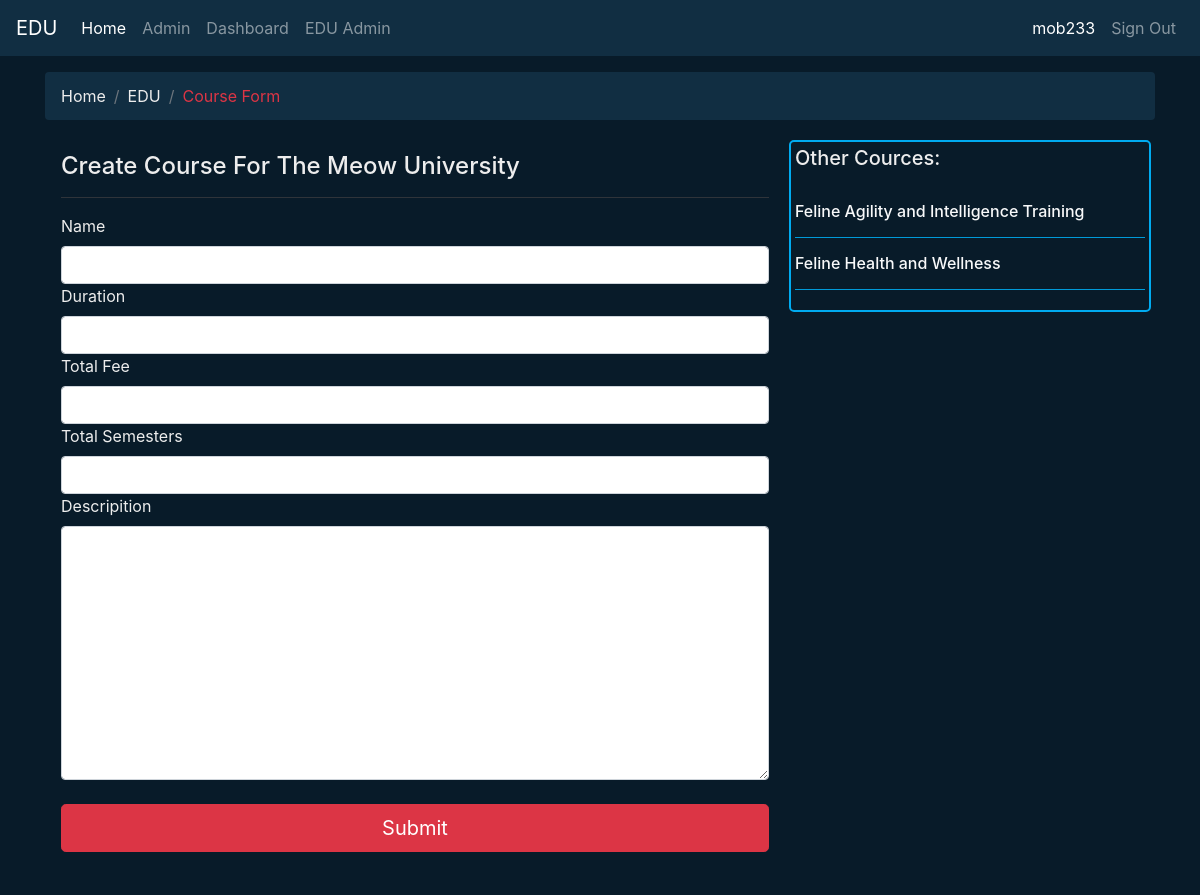
The page /edu/course/The_Meow_University6b5c9/ (signed in) on the database its author committed.
### edu/models.py (models this page shows, shortened)
class xEduInstitution(models.Model):
    OwnerOfX = models.OneToOneField(User, on_delete=models.CASCADE)
    name = models.CharField(max_length=150)
    typeOfInstitution = models.ForeignKey(InstitutionType, on_delete=models.CASCADE)
    uuid = models.UUIDField(default=uuid.uuid4,editable=False)
    email = models.EmailField()
    country = CountryField()
    phone = models.CharField(max_length=20)
    address = models.CharField(max_length=255)
    picture = models.ImageField(upload_to=upload_path, blank=True)
    registration_date = models.DateField(default=timezone.now , editable=False)
    pk_key = models.CharField( unique=True, max_length=255)
    active = models.BooleanField(default=True)
    def __str__(self):
        return self.name

class InstCourse(models.Model):
    id = models.AutoField(primary_key=True)
    edu = models.ForeignKey(xEduInstitution, on_delete=models.CASCADE)
    name = models.CharField(max_length=150,null=False)
    duration = models.CharField(max_length=75,null=True,blank=True)
    descripition = models.TextField()
    totalfee = models.CharField(max_length=75,null=True,blank=True)
    totalSimsters = models.IntegerField(null=True,blank=True)
    smFull = models.BooleanField(default=False)
    '''def save(self, *args, **kwargs):
        if self.totalSimsters is not None:
            existing_semesters = Semester.objects.filter(course_id=self.id).count()
            if existing_semesters >= self.totalSimsters:
                self.smFull = True
        super().save(*args, **kwargs)'''

### edu/views.py (the view, shortened to what this page needs)
# urls.py: path('course/<str:pk_key>/',create_InstCourse.as_view(),name="createcourse"),
class create_InstCourse(View):
    template_name = 'edu/courseForm.html'
    def get(self, request,pk_key):
        edu = get_object_or_404(xEduInstitution,pk_key=pk_key)
        course_list = InstCourse.objects.filter(edu=edu)
        if  request.user == edu.OwnerOfX:
            form = InstCourseForm()
            return render(request, self.template_name ,{'edu':edu ,'course_list':course_list,'form':form})
        else:
            return redirect('eduD',pk_key)

### edu/forms.py
class InstCourseForm(forms.ModelForm):
    class Meta:
        model = InstCourse
        fields = ['name','duration','descripition','totalfee','totalSimsters']

### templates/edu/courseForm.html (shortened to what this page needs)
{% extends 'base.html' %}
{% block contx %}
<div class="container">
    <div class="row">
        <div class="col-12 p-0">
            <nav aria-label="breadcrumb ">
                <ol class="breadcrumb bg-snd  ">
                    <li class="breadcrumb-item "><a class="txt-clr" href="{% url 'home' %}">Home</a></li>
                    <li class="breadcrumb-item "><a class="txt-clr" href="{% url 'eduD' edu.pk_key %}" >EDU </a></li>
                    <li class="breadcrumb-item "><a class="text-danger disable">Course Form</a></li>
                </ol>
              </nav>
        </div>
        <div class="col-md-8 txt-clr p-0 bg-fst">
            <div class=" p-3">
                <h4>Create Course For {{edu.name}}</h4>
                <hr class="bg-dark">
                <form action="" method="POST" enctype="multipart/form-data">
                    <div class="row">
                        <div class="col-12">
                            <div class="fieldWrapper">
                                <label for="{{ form.name.id_for_label }}" class="form-label">Name</label><br>
                                <input type="text" class="form-control" id=" name "  name="name"  >
                            </div>
                        </div>
                        <div class="col-12">
                            <div class="fieldWrapper">
                                <label for="{{ form.duration.id_for_label }}" class="form-label">Duration</label><br>
                                <input type="text" class="form-control" id=" duration "  name="duration"  >
                            </div>
                        </div>
                        <div class="col-12">
                            <div class="fieldWrapper">
                                <label for="{{ form.totalfee.id_for_label }}" class="form-label">Total Fee</label><br>
                                <input type="text" class="form-control" id=" totalfee "  name="totalfee"  >
                            </div>
                        </div>
                        <div class="col-12">
                            <div class="fieldWrapper">
                                <label for="{{ form.totalSimsters.id_for_label }}" class="form-label">Total Semesters</label><br>
                                <input type="text" class="form-control" id=" totalSimsters "  name="totalSimsters"  >
                            </div>
                        </div>
                        <div class="col-12">
                            <div class="fieldWrapper">
                                <label for="{{ form.descripition.id_for_label }}" class="form-label">Descripition</label><br>
                                <textarea  class="form-control" id=" descripition "  name="descripition" rows="10"  ></textarea >
                            </div>
                        </div>
                    </div><br>
                    <button class="w-100 btn btn-danger btn-lg" type="submit">Submit</button>
                </form>
            </div>
        </div>
        <div class="col-md-4 p-1 ">
            {% if course_list %}
            <div class="cs-card">
                <h5>Other Cources:</h5><br>
                {% for courseName in course_list %}
                <h6><a href="{% url 'courseD' edu.pk_key courseName.name courseName.pk %}" class="text-light">{{courseName.name}}</a></h6>
                <hr class="main-bg">
                {% endfor %}
            </div>
            {% endif %}
        </div>
    </div>
</div>
<br>
{% endblock contx %}

### templates/base.html (shortened to what this page needs)
{% load static %}
<!DOCTYPE html>
<html lang="en">
<head>
    <link rel="stylesheet" type="text/css" href="{% static 'css/main.css' %}">
    <link rel="stylesheet" type="text/css" href="{% static 'css/dashbord.css' %}">
    <link rel="stylesheet" href="https://stackpath.bootstrapcdn.com/bootstrap/4.5.2/css/bootstrap.min.css">
</head>
  <body class="bg-fst">
    <nav class="navbar sticky-top m-0 navbar-expand-lg navbar-dark bg-snd">
        <a class="navbar-brand" href="{% url 'home' %}">EDU</a>
        <div class="collapse navbar-collapse" id="navbarNav">
            <ul class="navbar-nav mr-auto">
                <li class="nav-item">
                    <a class="nav-link active" href="{% url 'home' %}">Home</a>
                </li>
              {% if request.user.is_authenticated and register.user == is_superuser %}
              <li class="nav-item">
                  <a class="nav-link" href="admin/">Admin</a>
              </li>
              {% endif %}
                <li class="nav-item">
                    <a class="nav-link" href="{% url 'genProfile' request.user %}">Dashboard</a>
                </li>
                {% if edu %}
                <li class="nav-item">
                    <a class="nav-link" href="{% url 'eduAdmin' edu.pk_key %}">EDU Admin</a>
                </li>
                {% endif %}
            </ul>
            <ul class="navbar-nav ml-auto">
                {% if request.user.is_authenticated %}
                <li class="nav-item">
                    <a class="nav-link active">{{request.user}}</a>
                </li>
                <li class="nav-item">
                    <a class="nav-link" href="{% url 'logout' %}">Sign Out</a>
                </li>
                {% endif %}
            </ul>
        </div>
    </nav>
    <div class="container mt-3">
        {% block contx %}{% endblock contx %}
    </div>
    <br>
</body>
</html>

### static/css/main.css (style rules this page uses)
:root { --bg-color:#081b29; --second-bg-color:#112e42; --text-color:#ededed; --main-color:#00abf0; }
html { overflow-x:hidden ; }
body { background-color: var(--bg-color) !important ; }
.bg-fst { background-color:var(--bg-color) !important; }
.bg-snd { background-color:var(--second-bg-color) !important; }
.txt-clr { color: var(--text-color) !important; }
.main-bg { background-color:var(--main-color) !important; }
.cs-card { background-color: var(--bg-color) !important; color: var(--text-color) !important; border: 2px solid var(--main-color) !important; border-radius: 5px !important; min-height: 45px; padding: 4px; }

### rows shown on the page
xEduInstitution: name "The Meow University"
InstCourse: name "Feline Agility and Intelligence Training"
InstCourse: name "Feline Health and Wellness"

### other values the page prints
{{ request.user }} "mob233"
